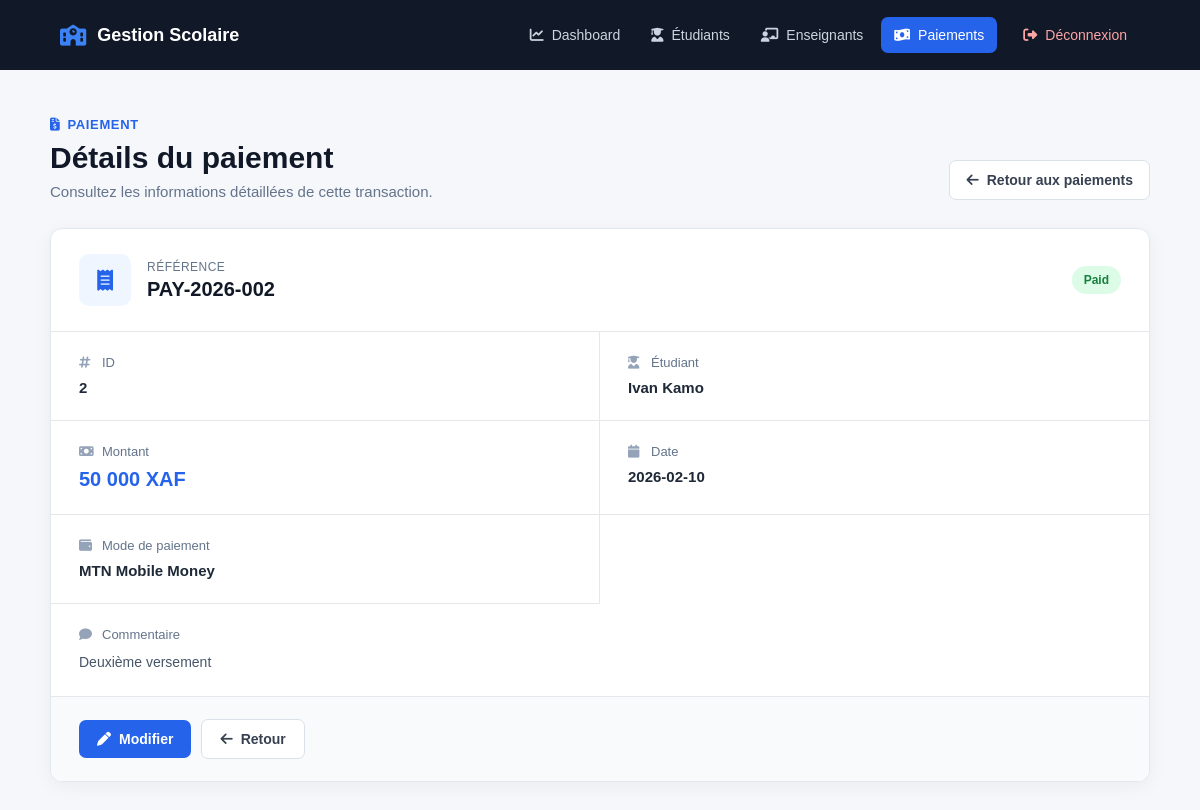
Page /payments/show?id=2 (signed in) on the committed database.
### tables this page shows
CREATE TABLE payments (
    id INT UNSIGNED AUTO_INCREMENT PRIMARY KEY,
    reference VARCHAR(100) NOT NULL UNIQUE,
    student_id INT UNSIGNED NOT NULL,
    amount DECIMAL(10, 2) NOT NULL,
    payment_date DATE NOT NULL,
    payment_method VARCHAR(100) NOT NULL,
    status VARCHAR(50) NOT NULL DEFAULT 'pending',
    comment TEXT,
    created_at TIMESTAMP DEFAULT CURRENT_TIMESTAMP,
    CONSTRAINT fk_payments_student
        FOREIGN KEY (student_id)
        REFERENCES students(id)
        ON DELETE CASCADE
        ON UPDATE CASCADE
);

CREATE TABLE students (
    id INT UNSIGNED AUTO_INCREMENT PRIMARY KEY,
    first_name VARCHAR(100) NOT NULL,
    last_name VARCHAR(100) NOT NULL,
    email VARCHAR(150) NOT NULL UNIQUE,
    phone VARCHAR(30),
    birth_date DATE,
    address VARCHAR(255),
    formation VARCHAR(150) NOT NULL,
    registration_date DATE NOT NULL,
    status VARCHAR(50) NOT NULL DEFAULT 'active',
    created_at TIMESTAMP DEFAULT CURRENT_TIMESTAMP
);

### controllers/PaymentController.php (called while the page is built, shortened)
<?php
require_once __DIR__ . '/../models/Payment.php';
class PaymentController
{
    private Payment $paymentModel;
    public function __construct(PDO $pdo)
    {
        $this->paymentModel = new Payment($pdo);
    }
    public function show(): void
    {
        $id = (int) ($_GET['id'] ?? 0);
        $payment = $this->paymentModel->findById($id);
        require_once __DIR__ . '/../views/payments/show.php';
    }
}

### models/Payment.php (called while the page is built, shortened)
<?php
class Payment
{
    private PDO $pdo;
    public function __construct(PDO $pdo)
    {
        $this->pdo = $pdo;
    }
    public function findById(int $id): ?array
    {
        $stmt = $this->pdo->prepare("
            SELECT
                payments.*,
                students.first_name,
                students.last_name
            FROM payments
            INNER JOIN students
                ON payments.student_id = students.id
            WHERE payments.id = :id
        ");
        $stmt->execute([
            'id' => $id
        ]);
        $payment = $stmt->fetch(PDO::FETCH_ASSOC);
        return $payment ?: null;
    }
}

### views/payments/show.php (the view, shortened to what this page needs)
<!DOCTYPE html>
<html lang="fr">
<head>
    <link rel="stylesheet" href="https://cdnjs.cloudflare.com/ajax/libs/font-awesome/6.7.2/css/all.min.css">
    <link rel="stylesheet" href="/css/payment-show.css">
</head>
<body>
    <header class="topbar">
        <div class="brand">
            <i class="fa-solid fa-school"></i>
            <span>Gestion Scolaire</span>
        </div>
        <nav class="main-nav">
            <a href="/dashboard">
                <i class="fa-solid fa-chart-line"></i>
                Dashboard
            </a>
            <a href="/students">
                <i class="fa-solid fa-user-graduate"></i>
                Étudiants
            </a>
            <a href="/teachers">
                <i class="fa-solid fa-chalkboard-user"></i>
                Enseignants
            </a>
            <a href="/payments" class="active">
                <i class="fa-solid fa-money-bill-wave"></i>
                Paiements
            </a>
            <a href="/logout" class="logout">
                <i class="fa-solid fa-right-from-bracket"></i>
                Déconnexion
            </a>
        </nav>
    </header>
    <main class="page-content">
        <div class="page-header">
            <div>
                <span class="page-label">
                    <i class="fa-solid fa-file-invoice-dollar"></i>
                    Paiement
                </span>
                <h1>Détails du paiement</h1>
                <p>
                    Consultez les informations détaillées de cette transaction.
                </p>
            </div>
            <a href="/payments" class="back-button">
                <i class="fa-solid fa-arrow-left"></i>
                Retour aux paiements
            </a>
        </div>
        <section class="payment-card">
            <div class="payment-header">
                <div class="payment-icon">
                    <i class="fa-solid fa-receipt"></i>
                </div>
                <div>
                    <span class="reference-label">Référence</span>
                    <h2><?= htmlspecialchars($payment['reference']) ?></h2>
                </div>
                <span class="status-badge status-<?= htmlspecialchars($payment['status']) ?>">
                    <?= htmlspecialchars($payment['status']) ?>
                </span>
            </div>
            <div class="payment-details">
                <div class="detail-item">
                    <span class="detail-label">
                        <i class="fa-solid fa-hashtag"></i>
                        ID
                    </span>
                    <strong><?= (int) $payment['id'] ?></strong>
                </div>
                <div class="detail-item">
                    <span class="detail-label">
                        <i class="fa-solid fa-user-graduate"></i>
                        Étudiant
                    </span>
                    <strong>
                        <?= htmlspecialchars(
                            $payment['first_name'] . ' ' . $payment['last_name']
                        ) ?>
                    </strong>
                </div>
                <div class="detail-item amount-item">
                    <span class="detail-label">
                        <i class="fa-solid fa-money-bill"></i>
                        Montant
                    </span>
                    <strong>
                        <?= number_format((float) $payment['amount'], 0, ',', ' ') ?>
                        XAF
                    </strong>
                </div>
                <div class="detail-item">
                    <span class="detail-label">
                        <i class="fa-solid fa-calendar"></i>
                        Date
                    </span>
                    <strong><?= htmlspecialchars($payment['payment_date']) ?></strong>
                </div>
                <div class="detail-item">
                    <span class="detail-label">
                        <i class="fa-solid fa-wallet"></i>
                        Mode de paiement
                    </span>
                    <strong><?= htmlspecialchars($payment['payment_method']) ?></strong>
                </div>
                <div class="detail-item detail-comment">
                    <span class="detail-label">
                        <i class="fa-solid fa-comment"></i>
                        Commentaire
                    </span>
                    <p>
                        <?= htmlspecialchars($payment['comment'] ?? '') ?: 'Aucun commentaire.' ?>
                    </p>
                </div>
            </div>
            <div class="card-actions">
                <a href="/payments/edit?id=<?= (int) $payment['id'] ?>" class="edit-button">
                    <i class="fa-solid fa-pen"></i>
                    Modifier
                </a>
                <a href="/payments" class="secondary-button">
                    <i class="fa-solid fa-arrow-left"></i>
                    Retour
                </a>
            </div>
        </section>
    </main>
</body>
</html>

### public/css/payment-show.css (style rules this page uses)
* { margin: 0; padding: 0; box-sizing: border-box; }
body { font-family: Arial, Helvetica, sans-serif; background: #f5f7fa; color: #1f2937; min-height: 100vh; }
.topbar { background: #111827; min-height: 70px; padding: 0 5%; display: flex; align-items: center; justify-content: space-between; gap: 30px; }
.brand { display: flex; align-items: center; gap: 11px; color: #ffffff; font-size: 18px; font-weight: 700; white-space: nowrap; }
.brand i { color: #3b82f6; font-size: 21px; }
.main-nav { display: flex; align-items: center; gap: 5px; }
.main-nav a { display: flex; align-items: center; gap: 8px; padding: 10px 13px; color: #cbd5e1; text-decoration: none; border-radius: 7px; font-size: 14px; transition: 0.2s ease; }
.main-nav a.active { color: #ffffff; background: #2563eb; }
.main-nav a.logout { margin-left: 8px; color: #fca5a5; }
.page-content { width: min(1100px, 92%); margin: 0 auto; padding: 45px 0 60px; }
.page-header { display: flex; align-items: flex-end; justify-content: space-between; gap: 30px; margin-bottom: 28px; }
.page-label { display: inline-flex; align-items: center; gap: 7px; color: #2563eb; font-size: 13px; font-weight: 700; text-transform: uppercase; letter-spacing: 0.05em; margin-bottom: 9px; }
.page-header h1 { font-size: 30px; color: #111827; margin-bottom: 8px; }
.page-header p { color: #64748b; font-size: 15px; }
.back-button, .secondary-button, .edit-button { display: inline-flex; align-items: center; justify-content: center; gap: 8px; text-decoration: none; border-radius: 7px; font-size: 14px; font-weight: 600; transition: 0.2s ease; }
.back-button { padding: 11px 16px; background: #ffffff; color: #374151; border: 1px solid #dbe1e8; white-space: nowrap; }
.payment-card { background: #ffffff; border: 1px solid #e2e8f0; border-radius: 12px; overflow: hidden; box-shadow: 0 4px 18px rgba(15, 23, 42, 0.05); }
.payment-header { display: flex; align-items: center; gap: 16px; padding: 25px 28px; border-bottom: 1px solid #e5e7eb; }
.payment-icon { width: 52px; height: 52px; border-radius: 10px; background: #eff6ff; color: #2563eb; display: flex; align-items: center; justify-content: center; font-size: 21px; flex-shrink: 0; }
.reference-label { display: block; color: #64748b; font-size: 12px; margin-bottom: 4px; text-transform: uppercase; letter-spacing: 0.04em; }
.payment-header h2 { font-size: 20px; color: #111827; }
.status-badge { margin-left: auto; padding: 7px 12px; border-radius: 20px; font-size: 12px; font-weight: 700; text-transform: capitalize; }
.status-paid { background: #dcfce7; color: #15803d; }
.payment-details { display: grid; grid-template-columns: repeat(2, 1fr); }
.detail-item { padding: 23px 28px; border-bottom: 1px solid #e5e7eb; }
.detail-item:nth-child(odd) { border-right: 1px solid #e5e7eb; }
.detail-label { display: flex; align-items: center; gap: 8px; color: #64748b; font-size: 13px; margin-bottom: 9px; }
.detail-label i { width: 15px; color: #94a3b8; }
.detail-item strong { color: #1f2937; font-size: 15px; }
.amount-item strong { color: #2563eb; font-size: 20px; }
.detail-comment { grid-column: 1 / -1; border-right: none !important; }
.detail-comment p { color: #475569; font-size: 14px; line-height: 1.6; }
.card-actions { display: flex; align-items: center; gap: 10px; padding: 22px 28px; background: #f8fafc; }
.edit-button { padding: 11px 18px; background: #2563eb; color: #ffffff; }
.secondary-button { padding: 11px 18px; background: #ffffff; color: #374151; border: 1px solid #dbe1e8; }

### rows in the picture
payments: reference "PAY-2026-002", status "Paid", id "2", student.last_name "Ivan Kamo", amount "50 000", payment_date "2026-02-10", payment_method "MTN Mobile Money", comment "Deuxième versement"
